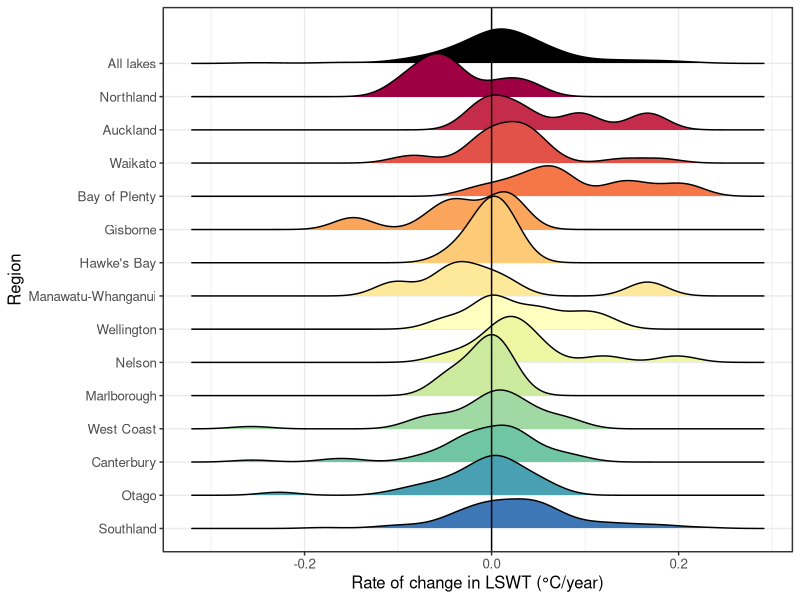
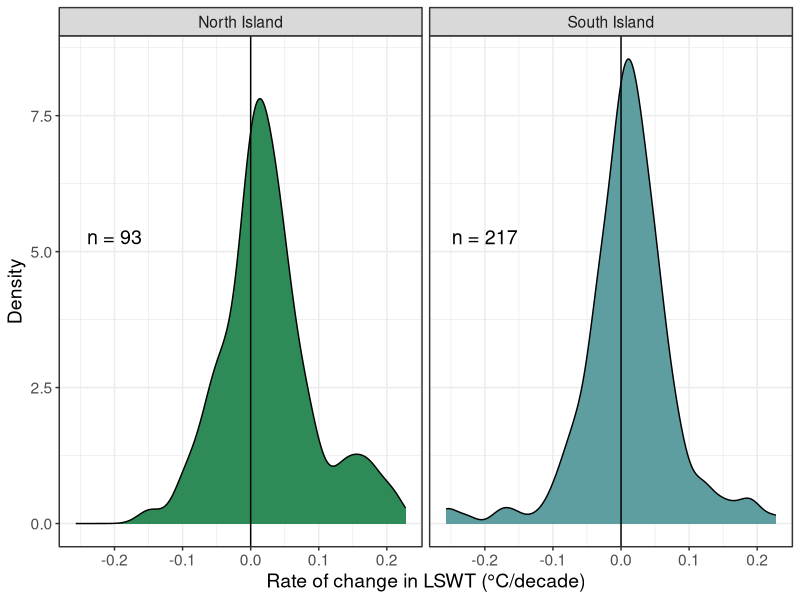
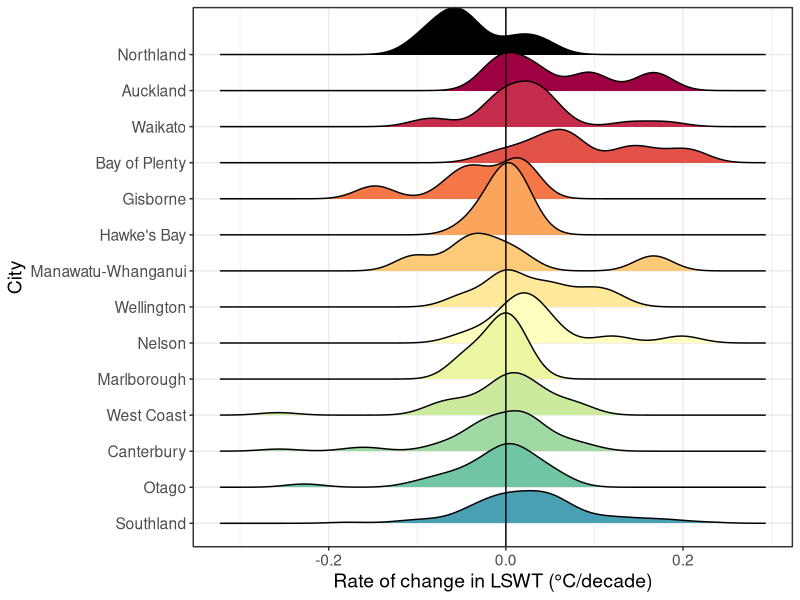
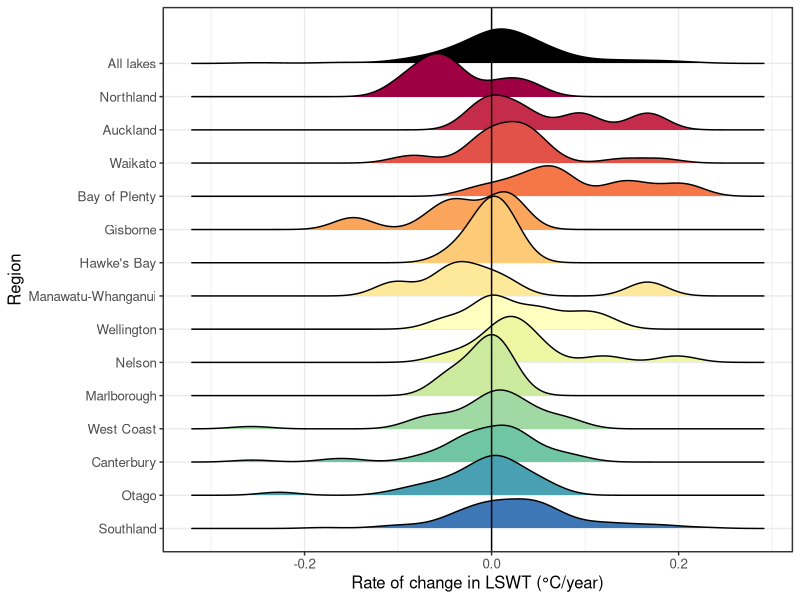
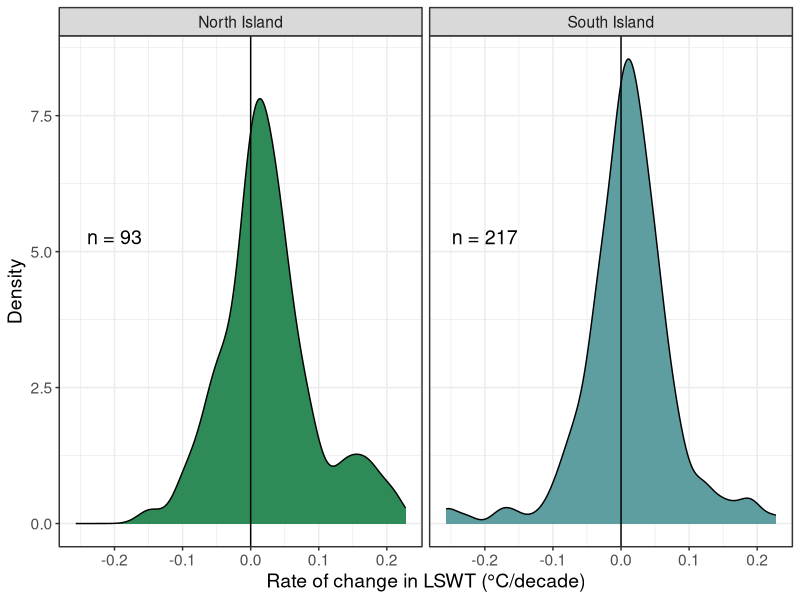

The R source for these figures, in order: (Note: this script raises an error after producing the figures.)
# plot LSWT trends distributions
library(tidyverse)
library(RColorBrewer)
library(ggridges)
library(ggpubr)

# read LSWT output
sen <- read.csv('./data/output/sen_slope_LSWT_annual_mean_30_districts_landsat7.csv') %>% 
  filter(!is.na(district))

##################
# ADD REGION AS COLUMN, SPLIT DISTRICT
sen <- sen %>% 
  mutate(region = sub(".*\\((.*)\\)", "\\1", district),
         city = sub(" \\(.*\\)", "", district)) %>% 
  mutate(island = ifelse(region %in% c('Northland',
                                       'Auckland', 'Waikato',
                                       'Bay of Plenty',
                                       'Gisborne', "Hawke's Bay", 
                                       'Manawatu-Whanganui', 'Taranaki', 
                                       'Wellington'), 
                         'North Island', 'South Island')) %>% 
  arrange(region, city)


sen$region <- factor(sen$region, levels = c('Northland',
                                            'Auckland', 'Waikato',
                                            'Bay of Plenty',
                                            'Gisborne', "Hawke's Bay", 
                                            'Manawatu-Whanganui', 'Taranaki', 
                                            'Wellington',
                                            'Nelson', "Marlborough",
                                            'West Coast','Canterbury', 
                                            'Otago',
                                            'Southland'))

sen$city <- factor(sen$city, levels = c('Kerikeri', 'Whangarei',
                                        'Whangaparaoa', 'Auckland',
                                        'Hamilton', 'Taupo',
                                        'Rotorua', 'Tauranga',
                                        'Gisborne', 'Napier', 
                                        'Dannevirke', 'Taumarunui',
                                        'Waiouru', 'Whanganui',
                                        'New Plymouth', 'Masterton',
                                        'Wellington', 'Nelson',
                                        'Blenheim', 'Hokitika',
                                        'Reefton', 'Christchurch',
                                        'Lake Tekapo', 'Tara Hills',
                                        'Timaru', 'Dunedin',
                                        'Queenstown', 'Gore',
                                        'Invercargill', 'Milford Sound'))


# create extra rows for 'all lakes'
sen_all <- sen %>% 
  mutate(region = as.character(region)) %>%
  bind_rows(mutate(., region = "All lakes"))

# arrange factor for sen_all
sen_all$region <- factor(sen_all$region, levels = c('All lakes', 'Northland',
                                            'Auckland', 'Waikato',
                                            'Bay of Plenty',
                                            'Gisborne', "Hawke's Bay", 
                                            'Manawatu-Whanganui', 'Taranaki', 
                                            'Wellington',
                                            'Nelson', "Marlborough",
                                            'West Coast','Canterbury', 
                                            'Otago',
                                            'Southland'))

# set up color palette
n_colors <- length(levels(sen_all$region)) - 1
colors <- colorRampPalette(brewer.pal(11, "Spectral"))(n_colors)
colors <- c('black', colors)

sen_all <- sen_all %>% 
  arrange(region, city) 

# name region with the number of lakes
sen_all <- sen_all %>% 
  group_by(region) %>% 
  mutate(n_lakes = n()) %>% 
  mutate(region_label = paste0(region, " (n = ", n_lakes, ")"))

lswt_rate <- sen_all %>% 
  filter(n > 3) %>% 
  ggplot(aes(x = sen_slope, y = fct_rev(region), fill = region)) +
  geom_density_ridges(scale = 2) +
  xlab('Rate of change in LSWT (°C/year)') +
  coord_cartesian(clip = 'off') +      # Allow plot to extend beyond the default area
  ylab('Region') +
  scale_y_discrete(expand = expansion(mult = c(0.05, 0.12))) +  # Add space between ridges
  scale_fill_manual(values = colors) +
  #facet_wrap(~island, scales = 'free_y') +
  geom_vline(xintercept = 0) +
  labs(fill = 'Region') +
  theme_bw() +
  theme(text = element_text(size = 12),
        legend.position = 'none')
lswt_rate


ggsave('./figures/landsat_7/rate_of_change_LWST.png', lswt_rate, 
       dpi = 300, units = 'mm', height = 400, width = 400, scale = 0.3)

mean_island <- sen %>% 
  group_by(island) %>% 
  summarise(mean_sen = mean(sen_slope, na.rm = TRUE),
            median_sen = median(sen_slope, na.rm = TRUE),
            max_sen = max(sen_slope, na.rm = TRUE),
            min_sen = min(sen_slope, na.rm = TRUE),
            sd_sen = sd(sen_slope, na.rm = TRUE),
            n_lakes = n())
mean_island

island_cool_warm <- sen %>% 
  group_by(island) %>% 
  summarise(pct_cool = sum(sen_slope < 0)/n(),
            pct_warm = sum(sen_slope > 0)/n())
island_cool_warm

figSI_islands <- ggplot(sen, aes(x = sen_slope, fill = island)) +
  geom_density() +
  geom_text(
    data = mean_island,
    aes(x = -0.2, y = 5, label = paste("n =", n_lakes)),
    inherit.aes = FALSE,
    vjust = -0.5,
    size = 5) +
  xlab('Rate of change in LSWT (°C/decade)') +
  coord_cartesian(clip = 'off') +      # Allow plot to extend beyond the default area
  scale_fill_manual(values = c(colors[2], colors[14])) +
  facet_wrap(~island) +
  scale_fill_manual(values = c('#2E8B57', '#5F9EA0')) +
  geom_vline(xintercept = 0) +
  labs(fill = 'Island') +
  theme_bw() +
  ylab('Density') +
  theme(text = element_text(size = 14),
        legend.position = 'none')

figSI_islands
ggsave('./figures/SI_figs/landsat_7/distribution_LSWT_change_islands.png', figSI_islands, 
       dpi = 300, units = 'mm', height = 400, width = 600, scale = 0.3)
# mean trends by region
reg_trend <- sen %>% 
  group_by(region) %>% 
  summarise(mean_sen = mean(sen_slope, na.rm = TRUE),
            median_sen = median(sen_slope, na.rm = TRUE),
            sd = sd(sen_slope, na.rm = TRUE),
            n_lakes = n())

reg_trend <- reg_trend %>% 
  mutate(mean_sen = round(mean_sen, 2),
         median_sen = round(median_sen, 2),
         sd = round(sd, 2))
reg_trend

summary_trends <- sen %>% 
  summarise(mean_sen = mean(sen_slope, na.rm = TRUE),
            median_sen = median(sen_slope, na.rm = TRUE),
            sd = sd(sen_slope, na.rm = TRUE),
            n_lakes = n(),
            pct_cool = sum(sen_slope < 0)/n(),
            pct_warm = sum(sen_slope > 0)/n(),
            range = max(sen_slope) - min(sen_slope))

summary_trends
write.csv(reg_trend, './data/output/LSWT_trend_stats_region.csv', row.names = FALSE)

#########################################
## plot for GLEON poster

# do plot b with just regions, no city
b <- sen %>% 
  filter(n > 3) %>% 
  ggplot(aes(x = sen_slope, y = fct_rev(region), fill = region)) +
  geom_density_ridges(scale = 2) +
  xlab('Rate of change in LSWT (°C/decade)') +
  coord_cartesian(clip = 'off') +      # Allow plot to extend beyond the default area
  ylab('City') +
  scale_y_discrete(expand = expansion(mult = c(0.05, 0.1))) +  # Add space between ridges
  scale_fill_manual(values = colors) +
  #facet_wrap(~island, scales = 'free_y') +
  geom_vline(xintercept = 0) +
  labs(fill = 'Region') +
  theme_bw() +
  theme(text = element_text(size = 14),
        legend.position = 'none')
b

gleon <- ggarrange(a, figSI_islands, b, widths = c(0.7, 0.9, 0.8),
                   labels = 'auto', ncol = 3)
gleon
ggsave('./figures/landsat_7/change_over_space_gleon.png', gleon, 
       dpi = 300, units = 'mm', height = 400, width = 1350, scale = 0.3)
